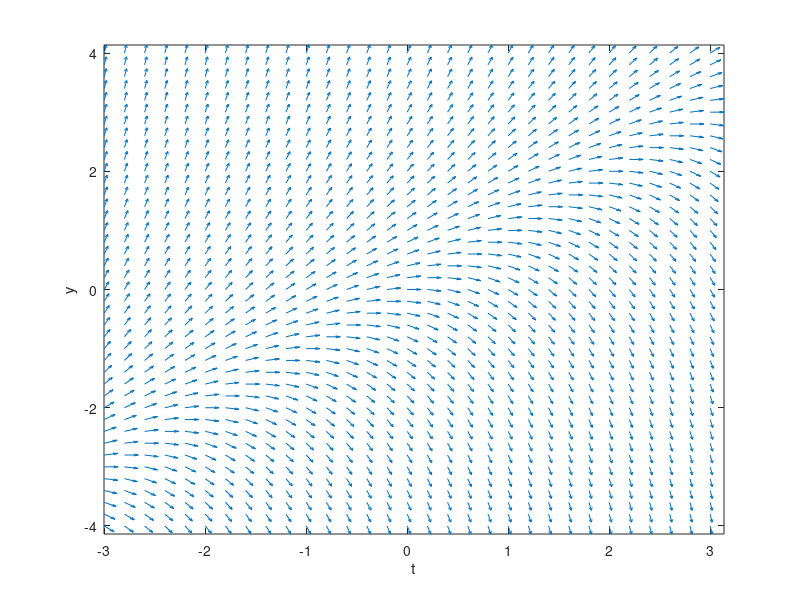

Reproduce this figure in MATLAB.
[t,y] = meshgrid(-3:0.2:3, -4:0.2:4); %rectangular grid
S = y-t;
L = sqrt (1+S.^2);
quiver(t,y,1./L, S./L, 0.5) 
axis tight
xlabel('t')
ylabel('y')